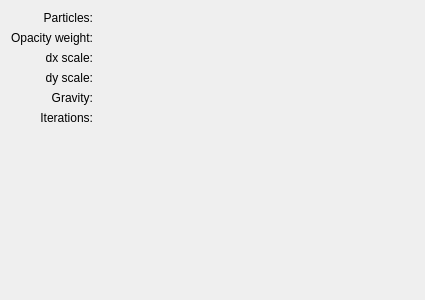
<?xml version="1.0" encoding="utf-8"?>
<ui version="4.0">
 <author>
    SPDX-FileCopyrightText: none
    SPDX-License-Identifier: GPL-3.0-or-later
  </author>
 <class>WdgParticleOptions</class>
 <widget class="QWidget" name="WdgParticleOptions">
  <property name="geometry">
   <rect>
    <x>0</x>
    <y>0</y>
    <width>425</width>
    <height>300</height>
   </rect>
  </property>
  <property name="sizePolicy">
   <sizepolicy hsizetype="Preferred" vsizetype="Preferred">
    <horstretch>210</horstretch>
    <verstretch>60</verstretch>
   </sizepolicy>
  </property>
  <property name="minimumSize">
   <size>
    <width>425</width>
    <height>300</height>
   </size>
  </property>
  <layout class="QVBoxLayout" name="verticalLayout">
   <item>
    <layout class="QGridLayout" name="gridLayout">
     <item column="0" row="0">
      <widget class="QLabel" name="particlesLbl">
       <property name="sizePolicy">
        <sizepolicy hsizetype="Preferred" vsizetype="Preferred">
         <horstretch>0</horstretch>
         <verstretch>0</verstretch>
        </sizepolicy>
       </property>
       <property name="minimumSize">
        <size>
         <width>56</width>
         <height>0</height>
        </size>
       </property>
       <property name="text">
        <string>Particles:</string>
       </property>
       <property name="alignment">
        <set>Qt::AlignRight|Qt::AlignTrailing|Qt::AlignVCenter</set>
       </property>
      </widget>
     </item>
     <item column="1" row="0">
      <widget class="KisSliderSpinBox" name="particleSpinBox">
       <property name="sizePolicy">
        <sizepolicy hsizetype="Minimum" vsizetype="Fixed">
         <horstretch>0</horstretch>
         <verstretch>0</verstretch>
        </sizepolicy>
       </property>
      </widget>
     </item>
     <item column="0" row="1">
      <widget class="QLabel" name="opacity">
       <property name="sizePolicy">
        <sizepolicy hsizetype="Preferred" vsizetype="Preferred">
         <horstretch>0</horstretch>
         <verstretch>0</verstretch>
        </sizepolicy>
       </property>
       <property name="minimumSize">
        <size>
         <width>56</width>
         <height>0</height>
        </size>
       </property>
       <property name="text">
        <string>Opacity weight:</string>
       </property>
       <property name="alignment">
        <set>Qt::AlignRight|Qt::AlignTrailing|Qt::AlignVCenter</set>
       </property>
      </widget>
     </item>
     <item column="1" row="1">
      <widget class="KisDoubleSliderSpinBox" name="weightSPBox">
       <property name="sizePolicy">
        <sizepolicy hsizetype="Expanding" vsizetype="Fixed">
         <horstretch>0</horstretch>
         <verstretch>0</verstretch>
        </sizepolicy>
       </property>
      </widget>
     </item>
     <item column="1" row="2">
      <widget class="KisDoubleSliderSpinBox" name="dxSPBox"/>
     </item>
     <item column="1" row="4">
      <widget class="KisDoubleSliderSpinBox" name="gravSPBox"/>
     </item>
     <item column="1" row="3">
      <widget class="KisDoubleSliderSpinBox" name="dySPBox"/>
     </item>
     <item column="0" row="5">
      <widget class="QLabel" name="radiusLabel_5">
       <property name="text">
        <string>Iterations:</string>
       </property>
       <property name="alignment">
        <set>Qt::AlignRight|Qt::AlignTrailing|Qt::AlignVCenter</set>
       </property>
      </widget>
     </item>
     <item column="0" row="4">
      <widget class="QLabel" name="radiusLabel_2">
       <property name="text">
        <string>Gravity:</string>
       </property>
       <property name="alignment">
        <set>Qt::AlignRight|Qt::AlignTrailing|Qt::AlignVCenter</set>
       </property>
      </widget>
     </item>
     <item column="1" row="5">
      <widget class="KisSliderSpinBox" name="itersSPBox"/>
     </item>
     <item column="0" row="2">
      <widget class="QLabel" name="radiusLabel_3">
       <property name="text">
        <string>dx scale:</string>
       </property>
       <property name="alignment">
        <set>Qt::AlignRight|Qt::AlignTrailing|Qt::AlignVCenter</set>
       </property>
      </widget>
     </item>
     <item column="0" row="3">
      <widget class="QLabel" name="radiusLabel_4">
       <property name="text">
        <string>dy scale:</string>
       </property>
       <property name="alignment">
        <set>Qt::AlignRight|Qt::AlignTrailing|Qt::AlignVCenter</set>
       </property>
      </widget>
     </item>
    </layout>
   </item>
   <item>
    <spacer name="verticalSpacer">
     <property name="orientation">
      <enum>Qt::Vertical</enum>
     </property>
     <property name="sizeHint" stdset="0">
      <size>
       <width>20</width>
       <height>40</height>
      </size>
     </property>
    </spacer>
   </item>
  </layout>
 </widget>
 <customwidgets>
  <customwidget>
   <class>KisDoubleSliderSpinBox</class>
   <extends>QWidget</extends>
   <header>kis_slider_spin_box.h</header>
   <container>1</container>
  </customwidget>
  <customwidget>
   <class>KisSliderSpinBox</class>
   <extends>QWidget</extends>
   <header>kis_slider_spin_box.h</header>
   <container>1</container>
  </customwidget>
 </customwidgets>
 <resources/>
 <connections/>
</ui>
